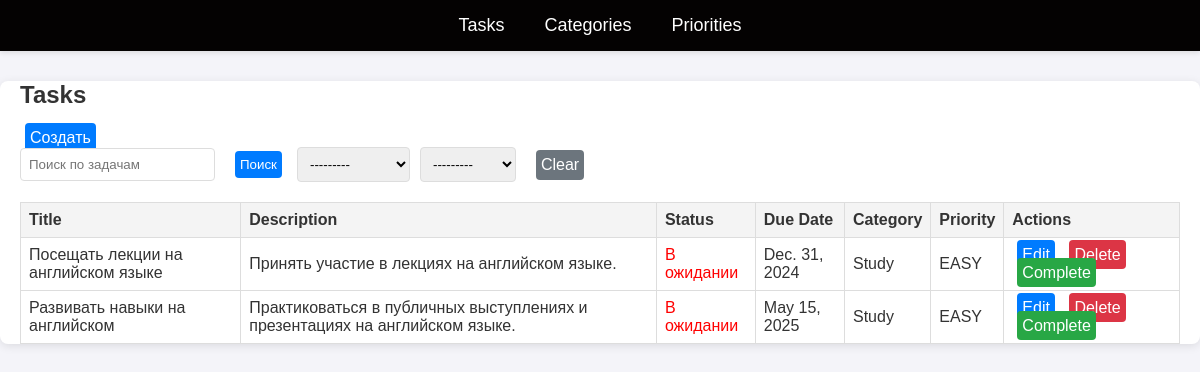
The app's page /task/categories/7/ with its own data.
### task/models.py (models this page shows, shortened)
class Task(models.Model):
    title = models.CharField(max_length=200)
    description = models.TextField(null=True, blank=True)
    status = models.BooleanField(default=False)
    due_date = models.DateField()
    category = models.ForeignKey(
        Category,
        on_delete=models.CASCADE,
        related_name='tasks',
    )
    priority = models.ForeignKey(
        Priority,
        on_delete=models.CASCADE,
        related_name='tasks',
    )

class Category(models.Model):
    name = models.CharField(max_length=100)
    def __str__(self):
        return self.name

class Priority(models.Model):
    name = models.CharField(max_length=100)
    def __str__(self):
        return self.name

### task/views.py (the view, shortened to what this page needs)
# urls.py: path('categories/<int:category_id>/', views.tasks_by_category, name='tasks-by-category'),
def tasks_by_category(request, category_id):
    category = Category.objects.get(id=category_id)
    today = timezone.now().date()
    form = TaskFilterForm(request.GET or None)
    tasks = Task.objects.filter(category=category)
    return render(request, 'task/task_list.html', {
        'tasks': tasks,
        'today': today,
        'form': form,
    })

### task/forms.py
class TaskFilterForm(forms.Form):
    search_task = forms.CharField(
        required=False,
        label='Поиск',
        widget=forms.TextInput(attrs={'placeholder': 'Поиск по задачам'}),
    )
    category = forms.ModelChoiceField(
        queryset=Category.objects.all(),
        required=False,
        label='Категория',
    )
    priority = forms.ModelChoiceField(
        queryset=Priority.objects.all(),
        required=False,
        label='Приоритет',
    )

### templates/task/task_list.html (shortened to what this page needs)
{% extends 'base.html' %}
{% block content %}
    <div class="tasks-list">
        <h2>Tasks</h2>
        <a href="{% url 'create-task' %}" class="btn btn-primary" style="margin-bottom: 20px;">Создать</a>
        <form method="GET" id="filter-form" style="margin-bottom: 20px; display: flex; align-items: center;">
            <div style="display: flex; align-items: center; margin-right: 10px;">
                {{ form.search_task }}
                <button type="submit" class="btn btn-search" style="margin-left: 10px;">Поиск</button>
            </div>
            <div style="display: flex; align-items: center;">
                {{ form.category }}
                {{ form.priority }}
            </div>
            <a href="{% url 'list-task' %}" class="btn btn-clear" style="margin-left: 10px;">Clear</a>
        </form>
        {% if tasks %}
            <table>
                <thead>
                <tr>
                    <th>Title</th>
                    <th>Description</th>
                    <th>Status</th>
                    <th>Due Date</th>
                    <th>Category</th>
                    <th>Priority</th>
                    <th>Actions</th>
                </tr>
                </thead>
                <tbody>
                {% for task in tasks %}
                    <tr {% if task.due_date < today and not task.status %}style="background-color: #f8d7da;" {% endif %}>
                        <td>{{ task.title }}</td>
                        <td>{{ task.description|default:"Нет описания" }}</td>
                        <td>
                            {% if task.status %}
                                <span class="status-completed">Completed</span>
                            {% else %}
                                <span class="status-pending">В ожидании</span>
                            {% endif %}
                        </td>
                        <td>{{ task.due_date }}</td>
                        <td>{{ task.category.name }}</td>
                        <td>{{ task.priority.name }}</td>
                        <td>
                            <a href="{% url 'edit-task' task.id %}" class="btn btn-edit">Edit</a>
                            <a href="{% url 'delete-task' task.id %}" class="btn btn-delete"
                               onclick="return confirm('Are you sure you want to delete this task?');">Delete</a>
                            {% if not task.status and task.due_date >= today %}
                                <a href="{% url 'toggle-task-status' task.id %}" class="btn btn-complete">Complete</a>
                            {% endif %}
                        </td>
                    </tr>
                {% endfor %}
                </tbody>
            </table>
        {% else %}
            <p>No tasks available.</p>
        {% endif %}
    </div>
{% endblock content %}

### templates/base.html (style rules this page uses)
body { font-family: 'Verdana', sans-serif; margin: 0; padding: 0; background-color: #f4f4f9; color: #333; }
h2 { font-size: 22px; margin-top: 20px; }

### templates/task/task_list.html (style rules this page uses)
.tasks-list h2 { font-size: 24px; margin-bottom: 20px; }
form { display: flex; align-items: center; margin-bottom: 20px; }
.btn-clear { background-color: #6c757d; color: white; padding: 8px 12px; border-radius: 4px; text-decoration: none; margin-left: 10px; }
input[type="text"], select { padding: 8px; border: 1px solid #ddd; border-radius: 4px; margin-right: 10px; }
button { padding: 8px 12px; border: none; border-radius: 4px; cursor: pointer; }
button.btn-search { background-color: #007bff; color: white; }
table { width: 100%; border-collapse: collapse; margin-bottom: 10px; }
table th, table td { border: 1px solid #ddd; padding: 8px; text-align: left; }
table th { background-color: #f4f4f4; }
.btn { text-decoration: none; padding: 6px 5px; color: white; border-radius: 4px; margin: 0 5px; }
.btn-primary { background-color: #007bff; }
.btn-edit { background-color: #007bff; }
.btn-delete { background-color: #dc3545; }
.btn-complete { background-color: #28a745; }
.status-pending { color: red; }

### records on screen
Task: title "Посещать лекции на английском языке", description "Принять участие в лекциях на английском языке.", status "В ожидании", due_date "Dec. 31, 2024", category.name "Study", priority.name "EASY"
Task: title "Развивать навыки на английском", description "Практиковаться в публичных выступлениях и презентациях на английском языке.", status "В ожидании", due_date "May 15, 2025", category.name "Study", priority.name "EASY"
